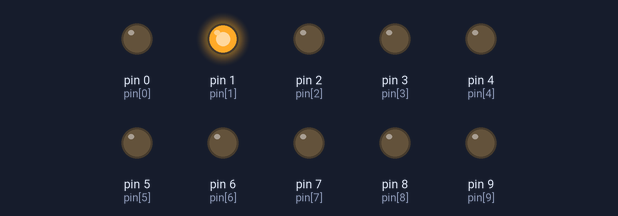
Simulated run of this sketch. Board: Arduino Uno, built with avr-gcc and run on an emulated ATmega328P. Parts: output pins drawn as LEDs (lit = HIGH).

Above: at 0.2 s.
At 1.2 s:
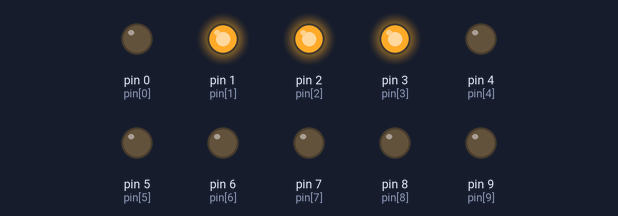
At 2.2 s:
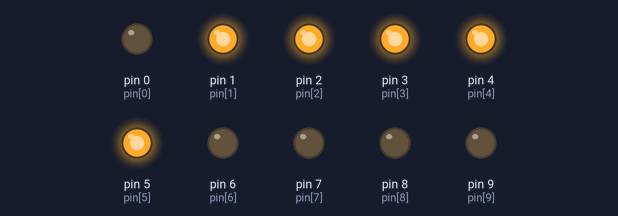
At 4.7 s:
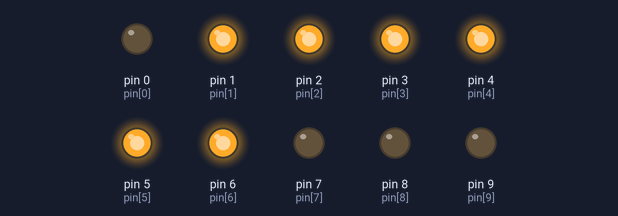
At 6.7 s:
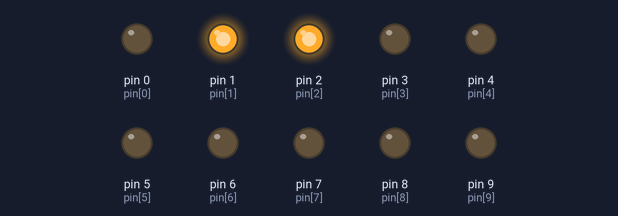
At 9.7 s:
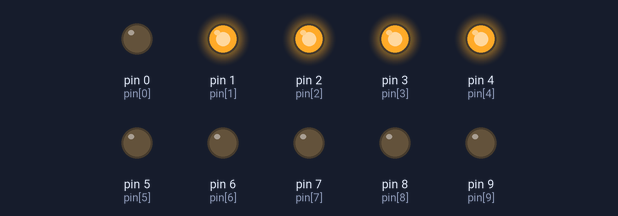
Timing chart, 0 to 10.4 s (numbered marks = the images above):
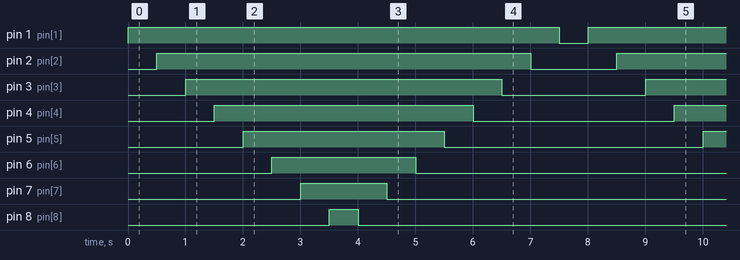

Measured:
- by itself, pin 1 (pin[1]): alternates HIGH for 7.5 s and LOW for 0.50 s
- by itself, pin 2 (pin[2]): alternates HIGH for 6.5 s and LOW for 1.5 s
- by itself, pin 3 (pin[3]): alternates HIGH for 5.5 s and LOW for 2.5 s
- by itself, pin 4 (pin[4]): alternates HIGH for 4.5 s and LOW for 3.5 s
- by itself, pin 5 (pin[5]): alternates HIGH for 3.5 s and LOW for 4.5 s
- by itself, pin 6 (pin[6]): alternates HIGH for 2.5 s and LOW for 5.5 s
- by itself, pin 7 (pin[7]): alternates HIGH for 1.5 s and LOW for 6.5 s
- by itself, pin 8 (pin[8]): alternates HIGH for 0.50 s and LOW for 7.5 s

The sketch:

Exp1.ino
```cpp
const int pin[] = {0,1,2,3,4,5,6,7,8,9};
void setup() {

  for(int i=0;i<10;i++)
      pinMode(pin[i], OUTPUT);

}

void loop() {

for(int i=1;i<=8;i++)
  {
      digitalWrite(pin[i], HIGH);
      delay(500);
  }


for(int i=8;i>=1;i--)
  {
      digitalWrite(pin[i], LOW);
      delay(500);
  }

}
```
